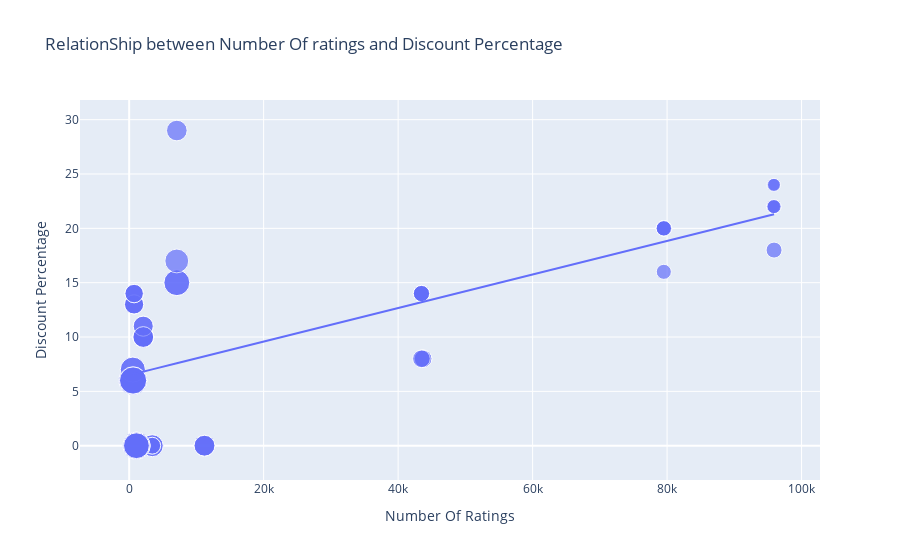

The code cell stored with this chart in its notebook:
### Markdown cell above
# Q5) Realationship between Discount percentage and number of ratings on i phone

### Code cell
fig = px.scatter(data_frame = df, x = 'Number Of Ratings', y = 'Discount Percentage', size = 'Sale Price',trendline = 'ols',
                title = 'RelationShip between Number Of ratings and Discount Percentage')
fig.show()

### Figure 1 — Plotly figure (JSON) as saved in the notebook; plotly's stock layout.template omitted (floating-point values rounded to 4 significant figures)
{"data": [{"hovertemplate": "Number Of Ratings=%{x}<br>Discount Percentage=%{y}<br>Sale Price=%{marker.size}<extra></extra>", "legendgroup": "", "marker": {"color": "#636efa", "size": [49900, 84900, 84900, 77000, 77000, 49900, 49900, 77000, 89900, 41999, 39999, 41999, 41999, 41999, 131900, 117100, 131900, 117100, 74999, 117900, 117100, 117900, 99900, 44999, 140900, 130900, 64900, 120900, 59900, 75900, 110900, 130900, 120900, 64900, 64900, 75900, 75900, 120900, 59900, 120900, 75900, 140900, 70900, 70900, 75900, 59900, 110900, 120900, 130900, 130900, 54999, 54999, 29999, 34999, 34999, 34999, 54999, 29999, 46999, 46999, 46999, 46999], "sizemode": "area", "sizeref": 352.2, "symbol": "circle"}, "mode": "markers", "name": "", "orientation": "v", "showlegend": false, "type": "scatter", "x": [3431, 3431, 3431, 11202, 11202, 3431, 3431, 11202, 1454, 79512, 79512, 79582, 79512, 79512, 1078, 1078, 1078, 1078, 7088, 7088, 1078, 7088, 7081, 95909, 542, 580, 740, 545, 740, 2101, 545, 580, 580, 730, 730, 2101, 2101, 580, 740, 580, 2092, 545, 2101, 2092, 2101, 740, 545, 580, 580, 580, 43707, 43707, 95807, 95909, 95807, 95909, 43470, 95909, 43470, 43470, 43470, 43470], "xaxis": "x", "y": [0, 0, 0, 0, 0, 0, 0, 0, 0, 20, 16, 20, 20, 20, 0, 0, 0, 0, 29, 15, 0, 15, 17, 18, 6, 6, 13, 6, 14, 10, 7, 6, 6, 13, 13, 10, 10, 6, 14, 6, 10, 6, 11, 11, 10, 14, 7, 6, 6, 6, 8, 8, 24, 22, 22, 22, 8, 24, 14, 14, 14, 14], "yaxis": "y"}, {"hovertemplate": "<b>OLS trendline</b><br>Discount Percentage = 0.000154292 * Number Of Ratings + 6.49233<br>R<sup>2</sup>=0.468988<br><br>Number Of Ratings=%{x}<br>Discount Percentage=%{y} <b>(trend)</b><extra></extra>", "legendgroup": "", "marker": {"color": "#636efa", "symbol": "circle"}, "mode": "lines", "name": "", "showlegend": false, "type": "scatter", "x": [542, 545, 545, 545, 545, 580, 580, 580, 580, 580, 580, 580, 580, 730, 730, 740, 740, 740, 740, 1078, 1078, 1078, 1078, 1078, 1454, 2092, 2092, 2101, 2101, 2101, 2101, 2101, 3431, 3431, 3431, 3431, 3431, 7081, 7088, 7088, 7088, 11202, 11202, 11202, 43470, 43470, 43470, 43470, 43470, 43707, 43707, 79512, 79512, 79512, 79512, 79582, 95807, 95807, 95909, 95909, 95909, 95909], "xaxis": "x", "y": [6.576, 6.576, 6.576, 6.576, 6.576, 6.582, 6.582, 6.582, 6.582, 6.582, 6.582, 6.582, 6.582, 6.605, 6.605, 6.607, 6.607, 6.607, 6.607, 6.659, 6.659, 6.659, 6.659, 6.659, 6.717, 6.815, 6.815, 6.816, 6.816, 6.816, 6.816, 6.816, 7.022, 7.022, 7.022, 7.022, 7.022, 7.585, 7.586, 7.586, 7.586, 8.221, 8.221, 8.221, 13.2, 13.2, 13.2, 13.2, 13.2, 13.24, 13.24, 18.76, 18.76, 18.76, 18.76, 18.77, 21.27, 21.27, 21.29, 21.29, 21.29, 21.29], "yaxis": "y"}], "layout": {"autosize": true, "legend": {"itemsizing": "constant", "tracegroupgap": 0}, "title": {"text": "RelationShip between Number Of ratings and Discount Percentage"}, "xaxis": {"anchor": "y", "autorange": true, "domain": [0, 1], "range": [-6750.0, 102400.0], "title": {"text": "Number Of Ratings"}, "type": "linear"}, "yaxis": {"anchor": "x", "autorange": true, "domain": [0, 1], "range": [-5.213, 33.41], "title": {"text": "Discount Percentage"}, "type": "linear"}}}
